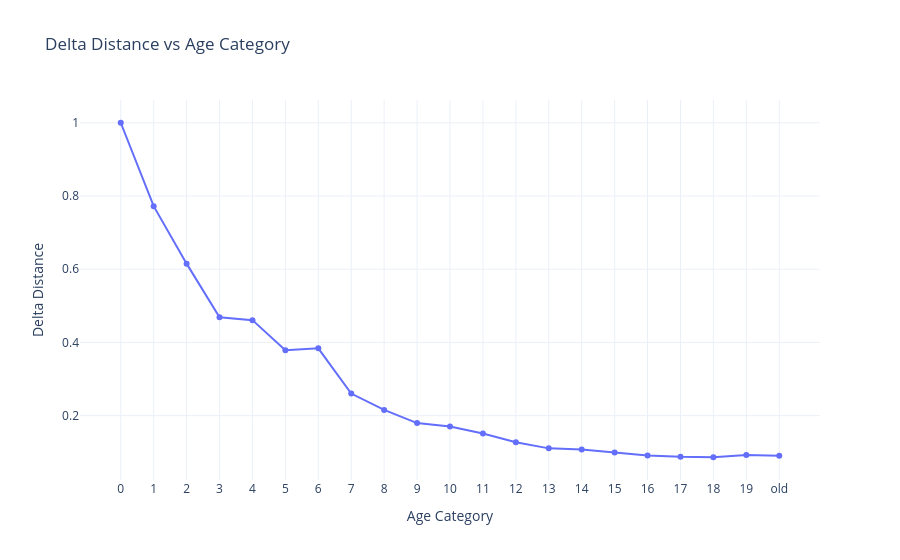

Write notebook code for a chart like this one.
### Code cell
ages = [
    "0","1","2","3","4","5","6","7","8","9",
    "10","11","12","13","14","15","16","17",
    "18","19","old"
]

1.00/delta_distances["0"]

# Ensure correct order
distances = np.array([
    1.00/delta_distances[a] for a in ages
])


distances[0] = 1.00

plot_age_vs_distance(ages, distances, distance_name="Delta Distance")

### Figure 1 — Plotly figure (JSON) as saved in the notebook; plotly's stock layout.template omitted (floating-point values rounded to 4 significant figures)
{"data": [{"mode": "lines+markers", "name": "Delta Distance", "type": "scatter", "x": ["0", "1", "2", "3", "4", "5", "6", "7", "8", "9", "10", "11", "12", "13", "14", "15", "16", "17", "18", "19", "old"], "y": [1.0, 0.7722, 0.6152, 0.4684, 0.4609, 0.3789, 0.3838, 0.2604, 0.2155, 0.1797, 0.1701, 0.1513, 0.1276, 0.1106, 0.1078, 0.09896, 0.09087, 0.08747, 0.08631, 0.09217, 0.09015]}], "layout": {"title": {"text": "Delta Distance vs Age Category"}, "xaxis": {"categoryarray": ["0", "1", "2", "3", "4", "5", "6", "7", "8", "9", "10", "11", "12", "13", "14", "15", "16", "17", "18", "19", "old"], "categoryorder": "array", "title": {"text": "Age Category"}, "type": "category"}, "yaxis": {"title": {"text": "Delta Distance"}}}}
